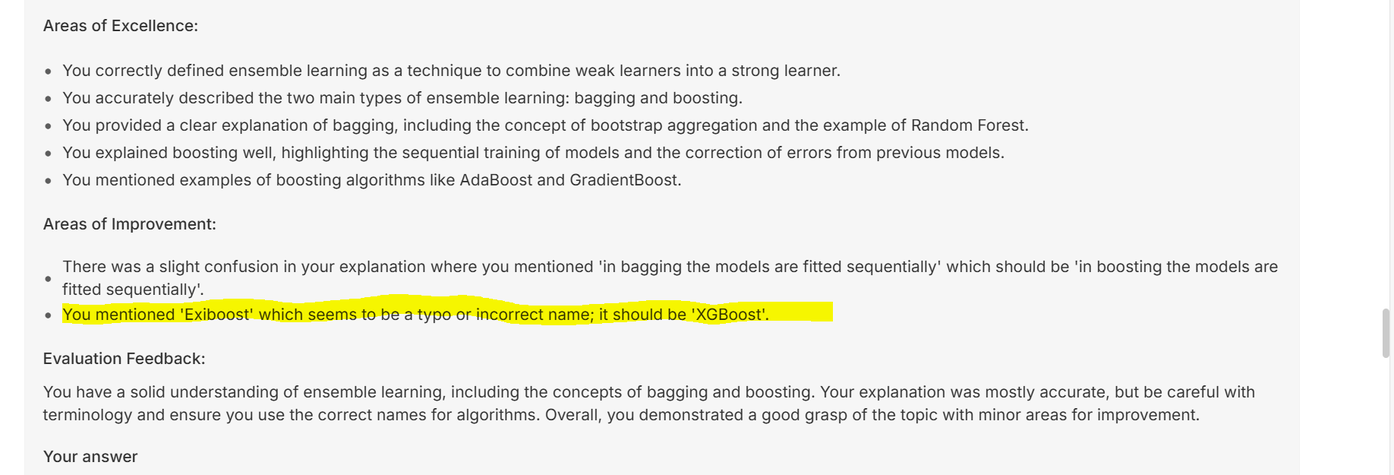
#> input picture Capture1.png, 1394 x 475 px, shrunk from 1836 x 625 before the run, found by its file name
$ jupyter execute --allow-errors LoadingText.ipynb
#> lines starting #> are read from the running program, lines starting #| are printed output that depends on the picture
### Extracting text from different file sources
* Image
* PDF
* DOCX

### Extracting text from images
## OCR

pip

[cell 1]
import pytesseract
import cv2
import matplotlib.pyplot as plt

[cell 2]
# lets load and process the image
image=cv2.imread('Capture1.PNG')
#> image is the input picture: shape (475, 1394, 3); mean B, G, R 233.3, 238.4, 238.4

[cell 3]
plt.imshow(image)

[cell 4]
image1=cv2.imread('notes.jpeg')
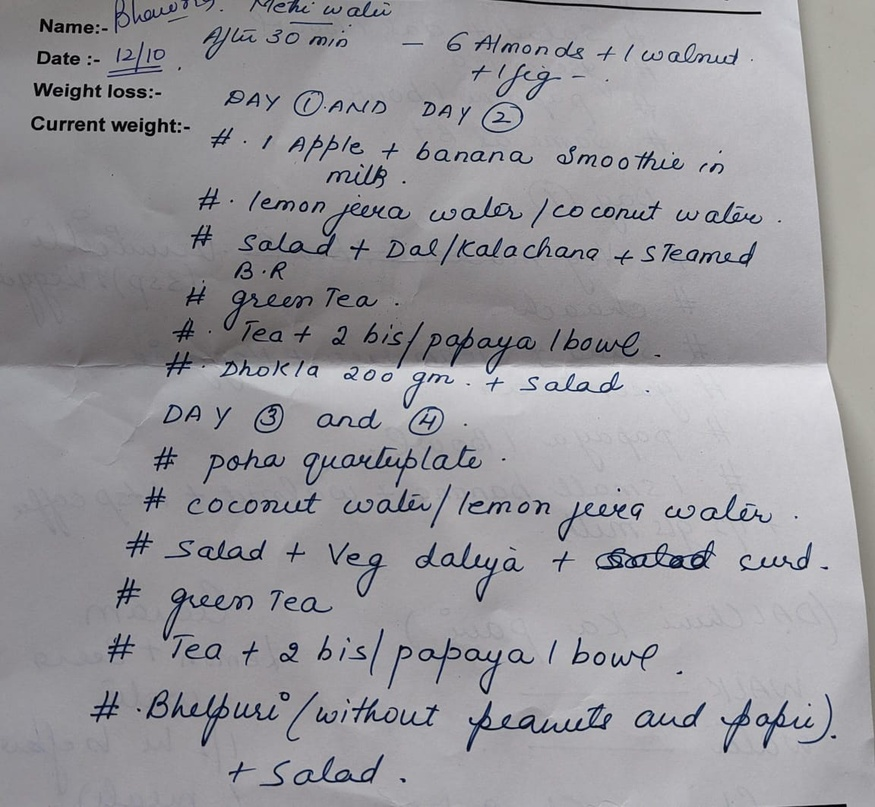
#> input picture notes.jpeg, 875 x 807 px, shrunk from 1152 x 1062 before the run
#> image1 is the input picture: shape (807, 875, 3); mean B, G, R 155.4, 150.8, 151.8
image1=cv2.cvtColor(image1,cv2.COLOR_BGR2RGB)
image_grey=cv2.cvtColor(image1,cv2.COLOR_BGR2GRAY)
_,image_bw=cv2.threshold(image_grey,95,255,cv2.THRESH_BINARY)
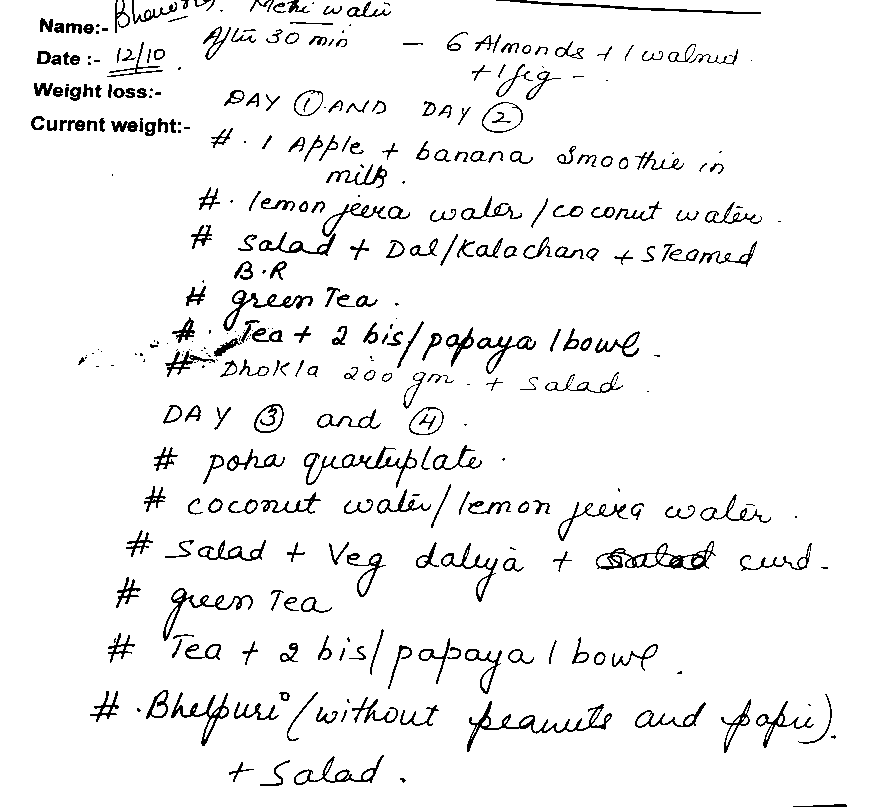
#> image_bw: shape (807, 875); 94.8% white; black in thin lines or dots

[cell 5]
plt.imshow(image_bw)

[cell 6]
cv2.imshow('Grey image',image_bw)
cv2.waitKey(0)
cv2.destroyAllWindows()

[cell 7]
pytesseract.pytesseract.tesseract_cmd=r'C:\Program Files\Tesseract-OCR\tesseract.exe'

[cell 8]
print(pytesseract.image_to_string(image_bw))
#> (this line was passed over: pytesseract is not available in this run)
